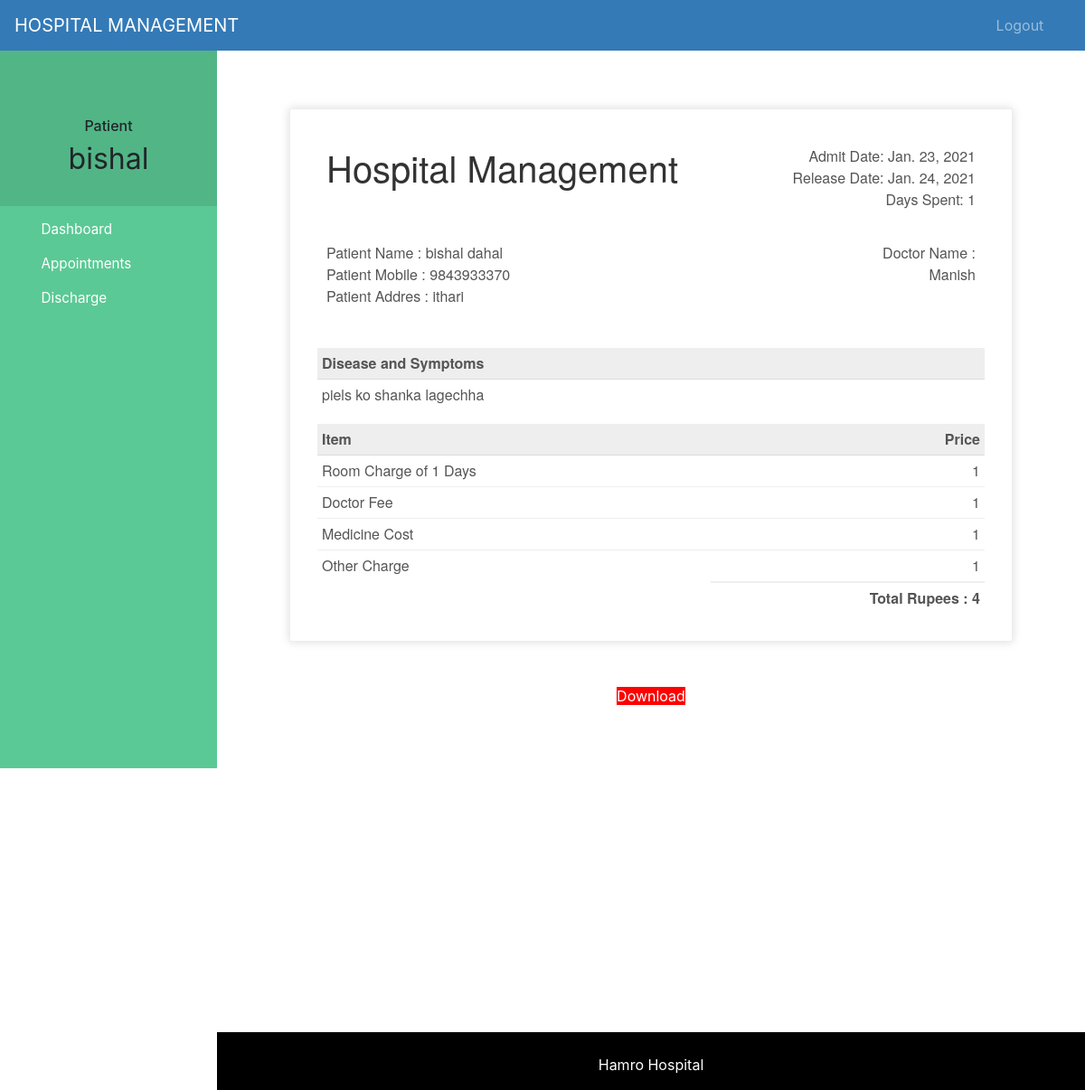
Screenshot of /patient-discharge (signed in) with the database file from the repository.
### hospital/models.py (models this page shows, shortened)
class Patient(models.Model):
    user=models.OneToOneField(User,on_delete=models.CASCADE)
    address = models.CharField(max_length=40)
    mobile = models.CharField(max_length=20,null=False)
    symptoms = models.CharField(max_length=100,null=False)
    assignedDoctorId = models.PositiveIntegerField(null=True)
    admitDate=models.DateField(auto_now=True)
    status=models.BooleanField(default=False)
    @property
    def get_name(self):
        return self.user.first_name+" "+self.user.last_name
    def __str__(self):
        return self.user.first_name+" ("+self.symptoms+")"

class PatientDischargeDetails(models.Model):
    patientId=models.PositiveIntegerField(null=True)
    patientName=models.CharField(max_length=40)
    assignedDoctorName=models.CharField(max_length=40)
    address = models.CharField(max_length=40)
    mobile = models.CharField(max_length=20,null=True)
    symptoms = models.CharField(max_length=100,null=True)
    admitDate=models.DateField(null=False)
    releaseDate=models.DateField(null=False)
    daySpent=models.PositiveIntegerField(null=False)
    roomCharge=models.PositiveIntegerField(null=False)
    medicineCost=models.PositiveIntegerField(null=False)
    doctorFee=models.PositiveIntegerField(null=False)
    OtherCharge=models.PositiveIntegerField(null=False)
    total=models.PositiveIntegerField(null=False)

### hospital/views.py (the view)
# urls.py: path('patient-discharge', views.patient_discharge_view,name='patient-discharge'),
@login_required(login_url='patientlogin')
@user_passes_test(is_patient)
def patient_discharge_view(request):
    patient=models.Patient.objects.get(user_id=request.user.id)
    dischargeDetails=models.PatientDischargeDetails.objects.all().filter(patientId=patient.id).order_by('-id')[:1]
    patientDict=None
    if dischargeDetails:
        patientDict ={
        'is_discharged':True,
        'patient':patient,
        'patientId':patient.id,
        'patientName':patient.get_name,
        'assignedDoctorName':dischargeDetails[0].assignedDoctorName,
        'address':patient.address,
        'mobile':patient.mobile,
        'symptoms':patient.symptoms,
        'admitDate':patient.admitDate,
        'releaseDate':dischargeDetails[0].releaseDate,
        'daySpent':dischargeDetails[0].daySpent,
        'medicineCost':dischargeDetails[0].medicineCost,
        'roomCharge':dischargeDetails[0].roomCharge,
        'doctorFee':dischargeDetails[0].doctorFee,
        'OtherCharge':dischargeDetails[0].OtherCharge,
        'total':dischargeDetails[0].total,
        }
        print(patientDict)
    else:
        patientDict={
            'is_discharged':False,
            'patient':patient,
            'patientId':request.user.id,
        }
    return render(request,'hospital/patient_discharge.html',context=patientDict)

### hospital/views.py (called while the page is built)
def is_patient(user):
    return user.groups.filter(name='PATIENT').exists()

### templates/hospital/patient_discharge.html (shortened to what this page needs)
{% extends 'hospital/patient_base.html' %}
{% load static %}
{% block content %}
<head>
</head>
<br><br><br>
{%if is_discharged%}
<div class="invoice-box">
  <table cellpadding="0" cellspacing="0">
    <tr class="top">
      <td colspan="2">
        <table>
          <tr>
            <td class="title">
              <h1>Hospital Management</h1>
            </td>
            <td>
              Admit Date: {{admitDate}}<br>
              Release Date: {{releaseDate}}<br>
              Days Spent: {{daySpent}}
            </td>
          </tr>
        </table>
      </td>
    </tr>
    <tr class="information">
      <td colspan="2">
        <table>
          <tr>
            <td>
              Patient Name : {{patientName}}<br>
              Patient Mobile : {{mobile}}<br>
              Patient Addres : {{address}}<br>
            </td>
            <td>
              Doctor Name :<br>
              {{assignedDoctorName}}<br>
            </td>
          </tr>
        </table>
      </td>
    </tr>
    <tr class="heading">
      <td>
        Disease and Symptoms
      </td>
      <td>
      </td>
    </tr>
    <tr class="details">
      <td>
        {{symptoms}}
      </td>
    </tr>
    <tr class="heading">
      <td>
        Item
      </td>
      <td>
        Price
      </td>
    </tr>
    <tr class="item">
      <td>
        Room Charge of {{daySpent}} Days
      </td>
      <td>
        {{roomCharge}}
      </td>
    </tr>
    <tr class="item">
      <td>
        Doctor Fee
      </td>
      <td>
        {{doctorFee}}
      </td>
    </tr>
    <tr class="item">
      <td>
        Medicine Cost
      </td>
      <td>
        {{medicineCost}}
      </td>
    </tr>
    <tr class="item last">
      <td>
        Other Charge
      </td>
      <td>
        {{OtherCharge}}
      </td>
    </tr>
    <tr class="total">
      <td></td>
      <td>
        Total Rupees : {{total}}
      </td>
    </tr>
  </table>
</div>
<br><br>
<div class="download">
  <a style="background:red; width:500px;" href="{% url 'download-pdf' patientId  %}" target="_blank">Download</a>
</div>
{%else%}
<h5 style="text-align:center;">You Are Not Discharged By Hospital !</h5>
<h5 style="text-align:center;">Your Treatment Is Going On !</h5><br><br>
<h6 style="text-align:center;">When You Will Be Discahrged. You Can Download Invoice.</h6>
{%endif%}
<br><br><br><br><br><br><br><br>
{% endblock content %}

### templates/hospital/patient_base.html (shortened to what this page needs)
<!DOCTYPE html>
{% load static %}
<html lang="en">
<head>
  <link rel="stylesheet" href="https://stackpath.bootstrapcdn.com/bootstrap/4.3.1/css/bootstrap.min.css">
  <link rel="stylesheet" href="https://maxcdn.bootstrapcdn.com/font-awesome/4.7.0/css/font-awesome.min.css">
</head>
<body>
  <nav class="menu" tabindex="0">
    <header class="avatar">
      <br><br>
      <h6>Patient</h6>
      <h2>{{request.user.first_name}}</h2>
    </header>
    <ul>
      <li tabindex="0" class="icon-dashboard"> <a style="color:white; text-decoration:none;" href="/patient-dashboard"><span>Dashboard</span></a> </li>
      <li tabindex="0" class="icon-calendar"> <a style="color:white; text-decoration:none;" href="/patient-appointment"><span>Appointments</span></a></li>
      <li tabindex="0" class="icon-users"> <a style="color:white; text-decoration:none;" href="/patient-discharge"><span>Discharge</span></a></li>
    </ul>
  </nav>
  <main>
    <div class="bs-example">
      <nav class="navbar navbar-expand-md  navbar-dark fixed-top" style="background:#337AB7;">
        <a href="/patient-dashboard" class="navbar-brand">HOSPITAL MANAGEMENT</a>
        <div class="collapse navbar-collapse justify-content-between" id="navbarCollapse">
          <div class="navbar-nav" style=" margin-left: 90%;">
            <a href="/logout" class="nav-item nav-link">Logout</a>
          </div>
        </div>
      </nav>
    </div>
    <br><br>
    {% block content %}
    {% endblock content %}
    <br><br><br><br><br><br><br>
    <footer>
      <br>
      <div class="container">
        <div class="row">
          <div class="col-md-12 col-sm-12">
            <div style="color:#ffffff;" class="wow fadeInUp footer-copyright">
              <p>Hamro Hospital<br>
                </p>
            </div>
          </div>
        </div>
      </div>
    </footer>
  </main>
</body>
</html>

### templates/hospital/patient_base.html (style rules this page uses)
a:link { text-decoration: none; }
a { color: white; }
footer { padding: 0px 0px 0px 0px; background-color: black; margin: 0px; }
p { text-align: center; }
body { padding-left: 240px; }
main { position: relative; height: 100vh; }
.menu { background: #5bc995; height: 100vh; width: 240px; position: fixed; top: 0px; left: 0; z-index: 5; outline: none; }
.menu .avatar { background: rgba(0, 0, 0, 0.1); padding: 2em 0.5em; text-align: center; }
.menu .avatar h2 { font-weight: normal; margin-bottom: 0; }
.menu ul { list-style: none; padding: 0.5em 0; margin: 0; }
.menu ul li { padding: 0.5em 1em 0.5em 3em; font-size: 0.95em; font-weight: regular; background-repeat: no-repeat; background-position: left 15px center; background-size: auto 20px; transition: all 0.15s linear; cursor: pointer; }
.menu ul li.icon-dashboard { background-image: url("http://www.entypo.com/images//gauge.svg"); }
.menu ul li.icon-users { background-image: url("http://www.entypo.com/images//users.svg"); }
.menu ul li.icon-calendar { background-image: url("http://www.entypo.com/images//calendar.svg"); }

### templates/hospital/patient_discharge.html (style rules this page uses)
.invoice-box { max-width: 800px; margin: auto; padding: 30px; border: 1px solid #eee; box-shadow: 0 0 10px rgba(0, 0, 0, .15); font-size: 16px; line-height: 24px; font-family: 'Helvetica Neue', 'Helvetica', Helvetica, Arial, sans-serif; color: #555; }
.invoice-box table { width: 100%; line-height: inherit; text-align: left; }
.invoice-box table td { padding: 5px; vertical-align: top; }
.invoice-box table tr td:nth-child(2) { text-align: right; }
.invoice-box table tr.top table td { padding-bottom: 20px; }
.invoice-box table tr.top table td.title { font-size: 45px; line-height: 45px; color: #333; }
.invoice-box table tr.information table td { padding-bottom: 40px; }
.invoice-box table tr.heading td { background: #eee; border-bottom: 1px solid #ddd; font-weight: bold; }
.invoice-box table tr.details td { padding-bottom: 20px; }
.invoice-box table tr.item td { border-bottom: 1px solid #eee; }
.invoice-box table tr.item.last td { border-bottom: none; }
.invoice-box table tr.total td:nth-child(2) { border-top: 2px solid #eee; font-weight: bold; }
.menu { top: 50px; }
.download { text-align: center; display: block; }

### rows the page displays
Patient: admitDate "Jan. 23, 2021", mobile "9843933370", address "ithari", symptoms "piels ko shanka lagechha"
PatientDischargeDetails: releaseDate "Jan. 24, 2021", patientName "bishal dahal", assignedDoctorName "Manish"

### other values shown
{{ request.user.first_name }} "bishal"
{{ daySpent }} "1"
{{ roomCharge }} "1"
{{ doctorFee }} "1"
{{ medicineCost }} "1"
{{ OtherCharge }} "1"
{{ total }} "4"
